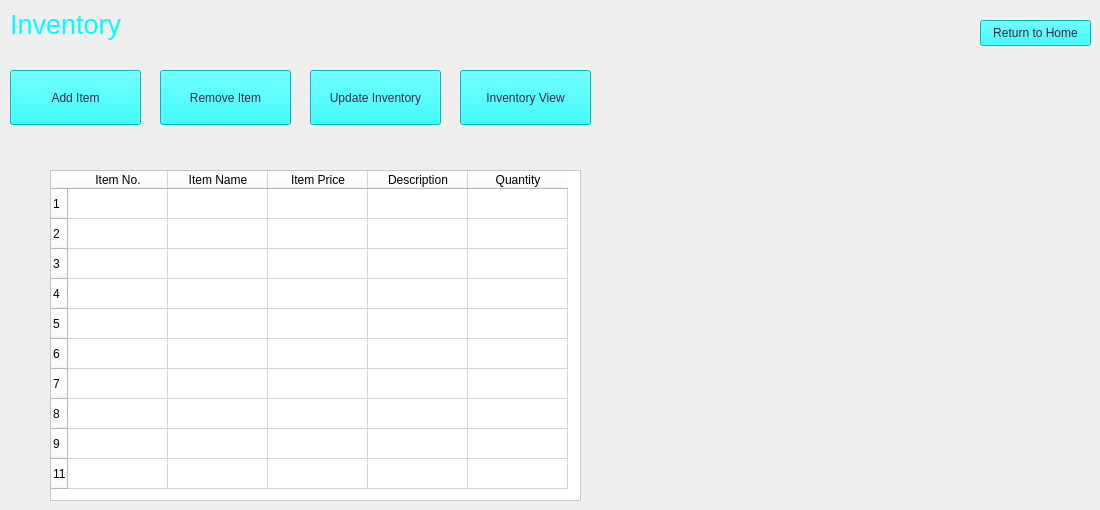
    <widget class="QWidget" name="page_3">
     <widget class="QTableWidget" name="tableWidget_2">
      <property name="geometry">
       <rect>
        <x>50</x>
        <y>170</y>
        <width>531</width>
        <height>331</height>
       </rect>
      </property>
      <property name="styleSheet">
       <string notr="true">background-color: rgb(255, 255, 255)</string>
      </property>
      <row>
       <property name="text">
        <string>1</string>
       </property>
      </row>
      <row>
       <property name="text">
        <string>2</string>
       </property>
      </row>
      <row>
       <property name="text">
        <string>3</string>
       </property>
      </row>
      <row>
       <property name="text">
        <string>4</string>
       </property>
      </row>
      <row>
       <property name="text">
        <string>5</string>
       </property>
      </row>
      <row>
       <property name="text">
        <string>6</string>
       </property>
      </row>
      <row>
       <property name="text">
        <string>7</string>
       </property>
      </row>
      <row>
       <property name="text">
        <string>8</string>
       </property>
      </row>
      <row>
       <property name="text">
        <string>9</string>
       </property>
      </row>
      <row>
       <property name="text">
        <string>11</string>
       </property>
      </row>
      <column>
       <property name="text">
        <string>Item No.</string>
       </property>
      </column>
      <column>
       <property name="text">
        <string>Item Name</string>
       </property>
      </column>
      <column>
       <property name="text">
        <string>Item Price</string>
       </property>
      </column>
      <column>
       <property name="text">
        <string>Description</string>
       </property>
      </column>
      <column>
       <property name="text">
        <string>Quantity</string>
       </property>
      </column>
     </widget>
     <widget class="QLabel" name="inventoryPageLabel_2">
      <property name="geometry">
       <rect>
        <x>10</x>
        <y>0</y>
        <width>181</width>
        <height>50</height>
       </rect>
      </property>
      <property name="styleSheet">
       <string notr="true">font: 87 8pt &quot;Segoe UI Black&quot;;</string>
      </property>
      <property name="text">
       <string>&lt;html&gt;&lt;head/&gt;&lt;body&gt;&lt;p&gt;&lt;span style=&quot; font-size:20pt; color:#00ffff;&quot;&gt;Inventory&lt;/span&gt;&lt;/p&gt;&lt;/body&gt;&lt;/html&gt;</string>
      </property>
     </widget>
     <widget class="QPushButton" name="AddItem_2">
      <property name="geometry">
       <rect>
        <x>10</x>
        <y>70</y>
        <width>131</width>
        <height>55</height>
       </rect>
      </property>
      <property name="styleSheet">
       <string notr="true">background-color: rgb(0, 255, 255);
font: 87 8pt &quot;Segoe UI Black&quot;;
color: rgb(63, 36, 79)</string>
      </property>
      <property name="text">
       <string>Add Item</string>
      </property>
      <property name="iconSize">
       <size>
        <width>20</width>
        <height>20</height>
       </size>
      </property>
     </widget>
     <widget class="QPushButton" name="Tableview_2">
      <property name="geometry">
       <rect>
        <x>460</x>
        <y>70</y>
        <width>131</width>
        <height>55</height>
       </rect>
      </property>
      <property name="styleSheet">
       <string notr="true">background-color: rgb(0, 255, 255);
font: 87 8pt &quot;Segoe UI Black&quot;;
color: rgb(63, 36, 79)</string>
      </property>
      <property name="text">
       <string>Inventory View</string>
      </property>
      <property name="iconSize">
       <size>
        <width>20</width>
        <height>20</height>
       </size>
      </property>
     </widget>
     <widget class="QPushButton" name="RemoveItem_2">
      <property name="geometry">
       <rect>
        <x>160</x>
        <y>70</y>
        <width>131</width>
        <height>55</height>
       </rect>
      </property>
      <property name="styleSheet">
       <string notr="true">background-color: rgb(0, 255, 255);
font: 87 8pt &quot;Segoe UI Black&quot;;
color: rgb(63, 36, 79)</string>
      </property>
      <property name="text">
       <string>Remove Item</string>
      </property>
      <property name="iconSize">
       <size>
        <width>20</width>
        <height>20</height>
       </size>
      </property>
     </widget>
     <widget class="QPushButton" name="returnFromInventoryButton_2">
      <property name="geometry">
       <rect>
        <x>980</x>
        <y>20</y>
        <width>111</width>
        <height>26</height>
       </rect>
      </property>
      <property name="styleSheet">
       <string notr="true">background-color: rgb(0, 255, 255);
font: 87 8pt &quot;Segoe UI Black&quot;;
color: rgb(63, 36, 79)</string>
      </property>
      <property name="text">
       <string>Return to Home</string>
      </property>
     </widget>
     <widget class="QPushButton" name="UpdateInventory_2">
      <property name="geometry">
       <rect>
        <x>310</x>
        <y>70</y>
        <width>131</width>
        <height>55</height>
       </rect>
      </property>
      <property name="styleSheet">
       <string notr="true">background-color: rgb(0, 255, 255);
font: 87 8pt &quot;Segoe UI Black&quot;;
color: rgb(63, 36, 79)</string>
      </property>
      <property name="text">
       <string>Update Inventory</string>
      </property>
      <property name="iconSize">
       <size>
        <width>20</width>
        <height>20</height>
       </size>
      </property>
     </widget>
    </widget>
